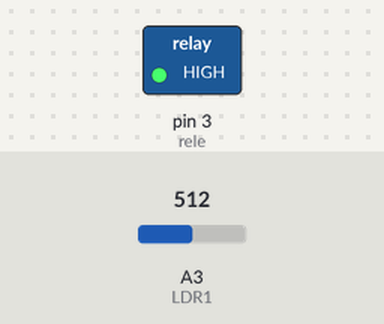
The sketch below on a simulated Arduino Uno, built with avr-gcc and run on an emulated ATmega328P. Parts: switched loads named in the sketch (green lamp = pin HIGH). The test bench sets the inputs (shaded band); at power-on: A3 (LDR1) = 512.

Above: at 2.5 s.
At 15.0 s:
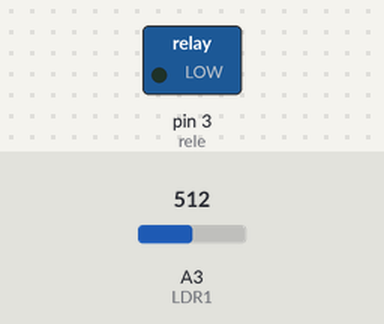
Timing chart, 0 to 32.5 s (numbered marks = the images above):
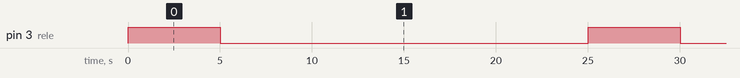

Measured:
- by itself, pin 3 (rele): alternates HIGH for 5.0 s and LOW for 20.0 s

The sketch:

agitation_by_light.ino
```cpp
/*
 * sketch to turn on/off spirulina agitation
 * depending on:
 *    day/night (light sensor)
 *    5 minuts off
 *    1 minut on
 *
 * Using arduino uno
 */


/****
 * PIN CONNEXION
 */

const int LDR1 = A3;
const int rele = 3;

// Time Interval for agitation on and off
unsigned long agitation_on = 1L*5L*1000L;
unsigned long agitation_off = 4L*5L*1000L;

// maximum light during night
int nightlight = 200;


void setup()
{
  pinMode(rele,OUTPUT);
  Serial.println("inicialitzant");
}

void loop()
{
  //Nota tenemos el relé conectado como Normalmente Abierto
  //así solo se activará la carga cuando activemos la bobina
  //del relé, para que funcione al revés cambiaremos el cable
  //a la posición Normalmente Cerrado

if (analogRead(LDR1) > nightlight )
{
  digitalWrite(rele,HIGH);  //Agitation on
  delay(agitation_on);
  digitalWrite(rele,LOW);   //Agitation off
  delay(agitation_off);
  Serial.println( analogRead(LDR1));
}
}
```
